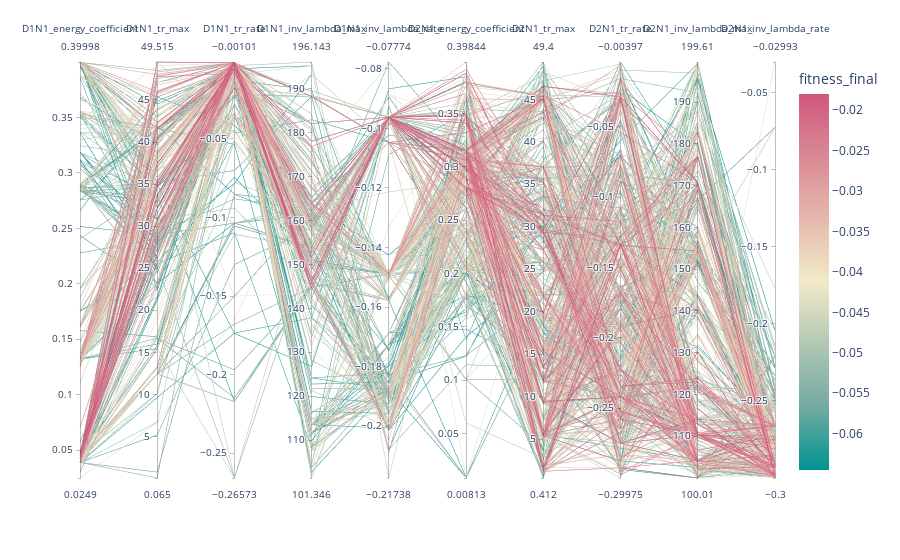

This figure's notebook cell:
### Code cell
px.parallel_coordinates(
    data_post_prod.head(2000),
    dimensions=data_post_prod.columns[:-2],
    color="fitness_final",
    color_continuous_scale=px.colors.diverging.Tealrose,
)

### Figure 1 — Plotly figure (JSON) as saved in the notebook; plotly's stock layout.template omitted (floating-point values rounded to 4 significant figures; data arrays with more than 128 entries replaced by an {"elided": "..."} marker saying what was removed)
{"data": [{"dimensions": [{"label": "D1N1_energy_coefficient", "values": {"elided": "2000 float values"}}, {"label": "D1N1_tr_max", "values": {"elided": "2000 float values"}}, {"label": "D1N1_tr_rate", "values": {"elided": "2000 float values"}}, {"label": "D1N1_inv_lambda_max", "values": {"elided": "2000 float values"}}, {"label": "D1N1_inv_lambda_rate", "values": {"elided": "2000 float values"}}, {"label": "D2N1_energy_coefficient", "values": {"elided": "2000 float values"}}, {"label": "D2N1_tr_max", "values": {"elided": "2000 float values"}}, {"label": "D2N1_tr_rate", "values": {"elided": "2000 float values"}}, {"label": "D2N1_inv_lambda_max", "values": {"elided": "2000 float values"}}, {"label": "D2N1_inv_lambda_rate", "values": {"elided": "2000 float values"}}], "domain": {"x": [0, 1], "y": [0, 1]}, "line": {"color": {"elided": "2000 float values"}, "coloraxis": "coloraxis"}, "name": "", "type": "parcoords"}], "layout": {"coloraxis": {"colorbar": {"title": {"text": "fitness_final"}}, "colorscale": [[0, "rgb(0, 147, 146)"], [0.1667, "rgb(114, 170, 161)"], [0.3333, "rgb(177, 199, 179)"], [0.5, "rgb(241, 234, 200)"], [0.6667, "rgb(229, 185, 173)"], [0.8333, "rgb(217, 137, 148)"], [1, "rgb(208, 88, 126)"]]}, "legend": {"tracegroupgap": 0}, "margin": {"t": 60}}}
